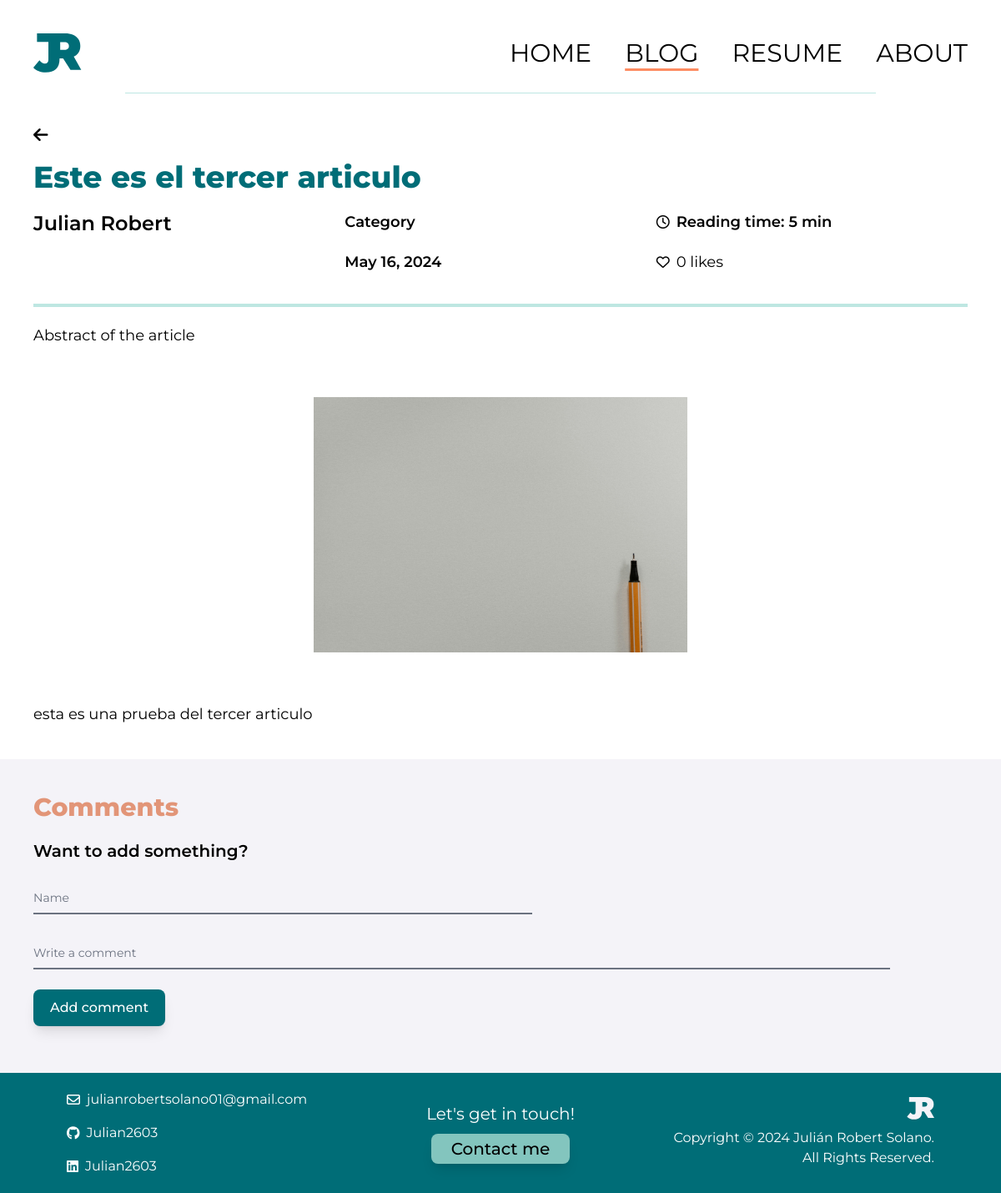
Page /blog/article/3 on the earlier database version.
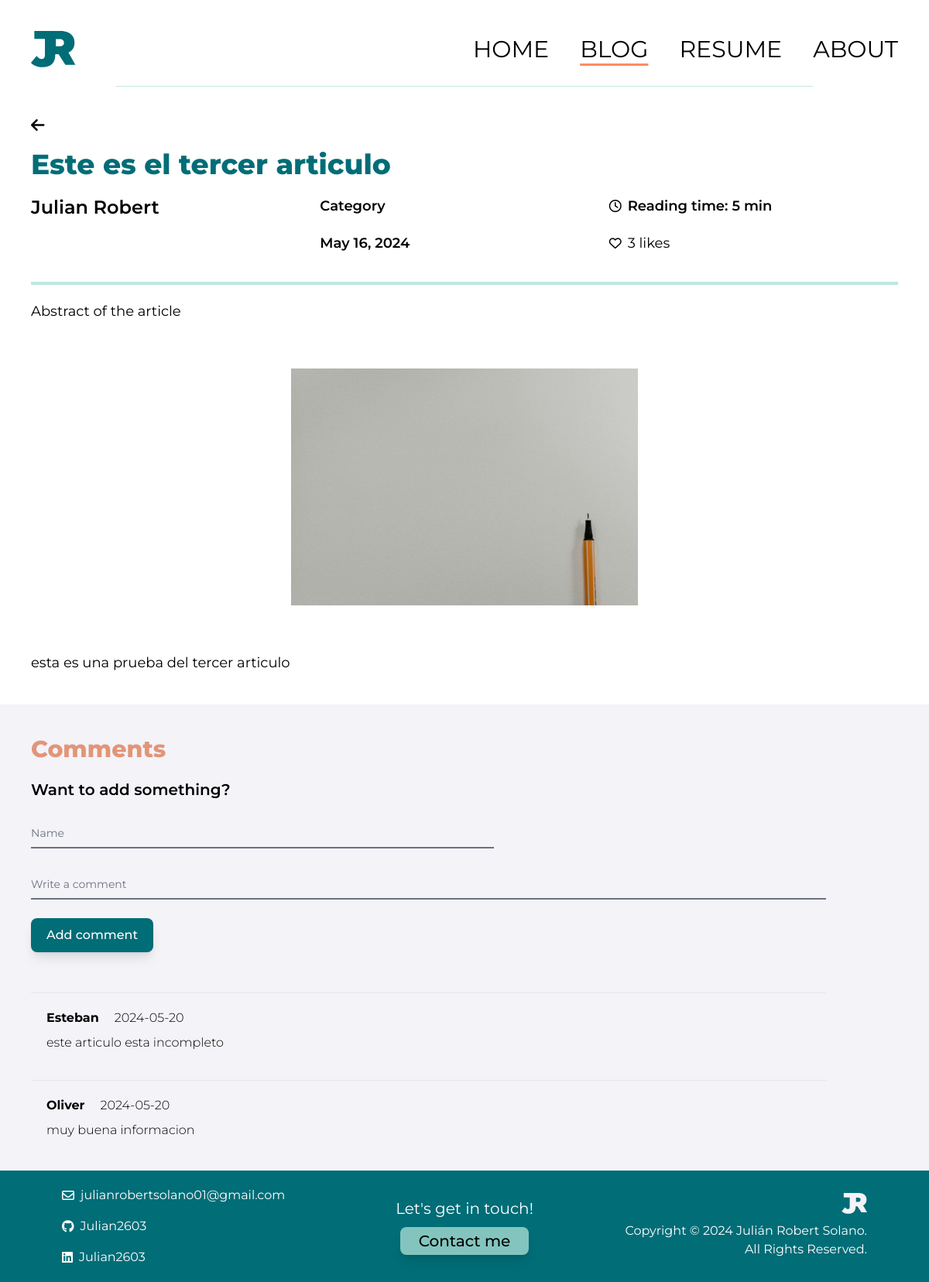
Same page on the later database version.
### blog/models.py (models this page shows, shortened)
class Article(models.Model):
  title = models.CharField(max_length=255)
  author = models.ForeignKey(User, on_delete=models.CASCADE)
  category = models.CharField(max_length=255, default="Category")
  date = models.DateField(default=datetime.date.today)
  abstract = models.CharField(max_length=500, default='Abstract of the article')
  reading_time = models.IntegerField(default=5)
  likes = models.IntegerField(default=0)
  body = models.TextField()

class Comment(models.Model):
  name = models.CharField(max_length=255)
  article = models.ForeignKey(Article, on_delete=models.CASCADE)
  comment_date = models.DateField(default=datetime.date.today)
  comment_body = models.TextField()

### blog/views.py (the view)
# urls.py: path('article/<int:pk>', ArticleDetailView.as_view(), name="article"),
class ArticleDetailView(DetailView):
    model = Article
    template_name = 'article.html'
    def get_context_data(self, **kwargs):
        context = super().get_context_data(**kwargs)
        context['comments'] = Comment.objects.filter(article=self.object).order_by('-comment_date')
        context['form'] = CommentForm()
        return context

### blog/forms.py
class CommentForm(forms.ModelForm):
    class Meta:
        model = Comment
        fields = ['name', 'comment_body']

### blog/templates/article.html (shortened to what this page needs)
{% load static tailwind_tags %}
<html lang="en" class="scroll-smooth">
  <head>
    {% load static %}
    {% tailwind_css %}
</head>
<body>
<div class="pt-10 pb-2 flex justify-between px-10 items-center">
  <div class="flex justify-start">
      <img src="{% static 'imgs/logo.svg' %}" alt="Logo">
  </div>
  <div class="hidden md:flex flex-row justify-center space-x-10">
      <a href="{% url 'home' %}" class="font-sans font-normal text-3xl transition duration-300 hover:text-[#FD8C62]">HOME</a>
      <a href="#" class="font-sans font-normal text-3xl transition duration-300 decoration-[#FD8C62] underline underline-offset-8">BLOG</a>
      <a href="{% url 'resume' %}" class="font-sans font-normal text-3xl transition duration-300 hover:text-[#FD8C62]">RESUME</a>
      <a href="{% url 'about' %}" class="font-sans font-normal text-3xl transition duration-300 hover:text-[#FD8C62]">ABOUT</a>
  </div>
</div>
<div class="flex justify-center">
  <hr class="border-[#BEE7E2] w-3/4 mt-4">
</div>
  <section id="article">
    <div class="p-10 flex flex-col gap-5">
      <div class="flex justify-start align-center text-xl">
        <a href="{% url 'blog' %}"><i class="fa-solid fa-arrow-left"></i></a>
      </div>
      <h1 class="font-sans font-extrabold text-4xl text-[#006D77]">{{ article.title }}</h1>
      <div class="grid grid-cols-3">
        <div class="">
          <h2 class="font-sans font-semibold text-2xl text-black">{{ article.author.first_name }} {{ article.author.last_name }}</h2>
        </div>
        <div class="flex flex-col gap-5">
          <h2 class="font-sans font-semibold text-lg text-black"> {{ article.category }} </h2>
          <h2 class="font-sans font-semibold text-lg text-black"> {{ article.date }} </h2>
        </div>
        <div class="flex flex-col gap-5">
          <div class="flex flex-row gap-2 justify-start align-center items-center">
            <i class="fa-regular fa-clock"></i>
            <h2 class="font-sans font-semibold text-lg text-black"> Reading time: {{ article.reading_time }} min</h2>
          </div>
          <button id="like-button" class="flex flex-row gap-2 justify-start align-center items-center focus:outline-none" data-article-id="{{ article.id }}">
            <i id="like-icon" class="fa-regular fa-heart"></i>
            <h2 id="like-count" class="font-sans font-normal text-lg text-black">{{ article.likes }} likes</h2>
          </button>
        </div>
      </div>
      <hr class="flex justify-center align-center items-center border-2 roundes-full border-[#BEE7E2] w-full mt-4">
      <div class="flex flex-col text-justify">
        <p class="font-sans font-regular text-lg text-black"> {{ article.abstract }} </p>
      </div>
      <div class="flex justify-center my-10">
        <img class="flex items-center w-2/5" src="{% static 'imgs/placeholder.jpg' %}" alt="">
      </div>
      <div class="text-justify">
        <p class="font-sans font-regular text-lg text-black"> {{ article.body }}</p>
      </div>
    </div>
  </section>
 <section id="coments">
  <div class="flex flex-col gap-5 p-10 bg-[F4F3F8]">
      <h2 class="font-sans font-extrabold text-3xl text-[#E29578]">Comments</h2>
      <div class="flex flex-col justify-start items-start gap-5">
          <h2 class="font-sans font-semibold text-xl text-black">Want to add something?</h2>
          <div class="w-11/12 mb-">
              <form id="commentForm" method="POST" action="{% url 'add-comment' %}">
                  <div class="grid xl:grid-cols-4 xl:gap-6">
                      <div class="relative z-0 mb-6 w-full group">
                          <input type="tel" name="name" id="floating_name" class="block py-2.5 px-0 w-full text-sm text-black bg-transparent border-0 border-b-2 border-gray-500 appearance-none focus:outline-none focus:ring-0 focus:border-[#006D77] peer" placeholder=" " required />
                          <label for="floating_name" class="absolute text-sm text-gray-500 duration-300 transform -translate-y-6 scale-75 top-3 -z-10 origin-[0] peer-focus:left-0 peer-focus:text-[#006D77] peer-placeholder-shown:scale-100 peer-placeholder-shown:translate-y-0 peer-focus:scale-75 peer-focus:-translate-y-6">Name</label>
                      </div>
                      <div class="col-span-2 relative z-0 mb-6 w-full group ">
                          <input type="text" name="comment_body" id="floating_comment" class="block py-2.5 px-0 w-full text-sm text-black bg-transparent border-0 border-b-2 border-gray-500 appearance-none focus:outline-none focus:ring-0 focus:border-[#006D77] peer" placeholder=" " required />
                          <label for="floating_comment" class="absolute text-sm text-gray-500 duration-300 transform -translate-y-6 scale-75 top-3 -z-10 origin-[0] peer-focus:left-0 peer-focus:text-[#006D77] peer-placeholder-shown:scale-100 peer-placeholder-shown:translate-y-0 peer-focus:scale-75 peer-focus:-translate-y-6">Write a comment</label>
                      </div>
                      <div class="">
                          <button type="submit" class="text-white bg-[#006D77] transition duration-300 shadow-lg hover:bg-[#83C5BE]/70 hover:text-gray-700 focus:ring-4 focus:ring-blue-300 font-medium rounded-lg text-base w-full sm:w-auto px-5 py-2.5 text-center">Add comment</button>
                      </div>
                  </div>
              </form>
          </div>
      </div>
      {% for comment in comments %}
      <hr class="border-gray-200 w-11/12 mt-4">
      <div class="flex items-start flex-col gap-2 px-5">
          <div class="flex justify-center align-center items-center flex-row gap-5">
              <p class="font-sans font-bold text-base text-black">{{ comment.name }}</p>
              <p class="font-sans font-light text-base text-black">{{ comment.comment_date|date:"Y-m-d" }}</p>
          </div>
          <div class="flex justify-center align-center items-center flex-row gap-5">
              <p class="font-sans font-light text-base text-black">{{ comment.comment_body }}</p>
          </div>
      </div>
      {% endfor %}
  </div>
</section>
   <div class="p-5 px-20 bg-[#006D77] grid grid-cols-1 md:grid-cols-3 gap-7 shrink-0">
    <div class="flex flex-col items-center md:items-start gap-4">
        <div class="flex items-center space-x-2">
            <i class="fa-regular fa-envelope text-white"></i>
            <a class="font-sans font-normal text-s text-white" href="mailto:julian.robertsolano@ucr.ac.cr">julianrobertsolano01@gmail.com</a>
        </div>
        <div class="flex items-center space-x-2">
            <i class="fa-brands fa-github text-white"></i>
            <a class="font-sans font-normal text-s text-white" href="https://github.com/">Julian2603</a>
        </div>
        <div class="flex items-center space-x-2">
            <i class="fa-brands fa-linkedin text-white"></i>
            <a class="font-sans font-normal text-s text-white" href="https://www.linkedin.com/">Julian2603</a>
        </div>
    </div>
    <div class="flex flex-col items-center justify-center gap-2.5">
        <p class="font-sans font-normal text-xl text-white text-center">Let's get in touch!</p>
        <a href="{% url 'contact' %}" class="bg-[#83C5BE] transition duration-300 hover:bg-[#83C5BE]/70 p-1 px-6 rounded-lg font-sans font-medium text-xl text-black shadow-lg">Contact me</a>
    </div>
    <div class="flex flex-col items-center md:items-end gap-1.5">
        <div class="flex justify-center md:justify-end">
            <img class="h-10" src="{% static 'imgs/logo-white.svg' %}">
        </div>
        <div class="text-center md:text-right">
            <p class="font-sans font-normal text-s text-white">Copyright &#169; 2024 Julián Robert Solano. All Rights Reserved.</p>
        </div>
    </div>
</div>
</body>
</html>

Differences in the rows shown:
changed Article "Este es el tercer articulo": likes "0" → "3"
added Comment: name "Esteban", comment_date "2024-05-20", comment_body "este articulo esta incompleto"
added Comment: name "Oliver", comment_date "2024-05-20", comment_body "muy buena informacion"
